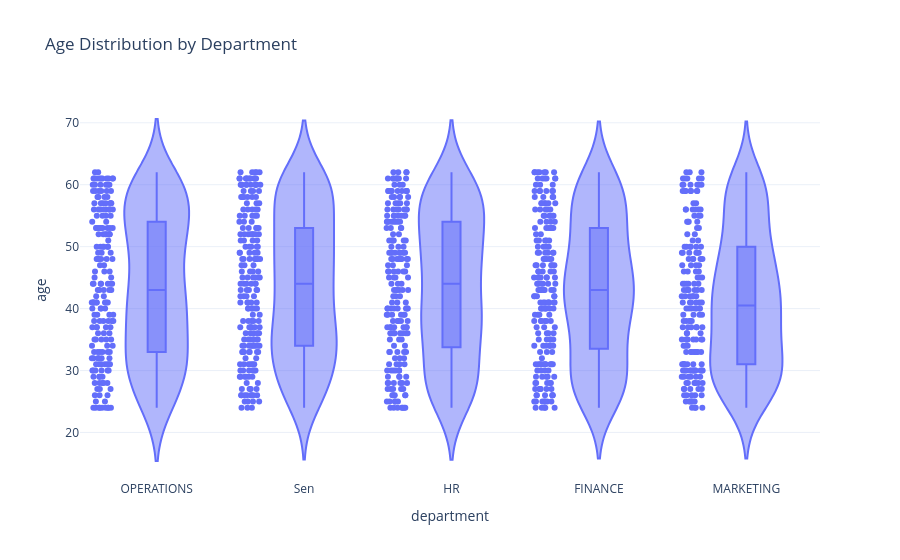

Notebook source saved alongside this figure:
### Code cell
px.violin(root, x="department", y="age", box=True, points="all",
          title="Age Distribution by Department",template="plotly_white")

### Figure 1 — Plotly figure (JSON) as saved in the notebook; plotly's stock layout.template omitted (floating-point values rounded to 4 significant figures; data arrays with more than 128 entries replaced by an {"elided": "..."} marker saying what was removed)
{"data": [{"alignmentgroup": "True", "box": {"visible": true}, "hovertemplate": "department=%{x}<br>age=%{y}<extra></extra>", "legendgroup": "", "marker": {"color": "#636efa"}, "name": "", "offsetgroup": "", "orientation": "v", "points": "all", "scalegroup": "True", "showlegend": false, "type": "violin", "x": {"elided": "1000 str values"}, "x0": " ", "xaxis": "x", "y": {"elided": "1000 int values"}, "y0": " ", "yaxis": "y"}], "layout": {"legend": {"tracegroupgap": 0}, "title": {"text": "Age Distribution by Department"}, "violinmode": "group", "xaxis": {"anchor": "y", "domain": [0, 1], "title": {"text": "department"}}, "yaxis": {"anchor": "x", "domain": [0, 1], "title": {"text": "age"}}}}
